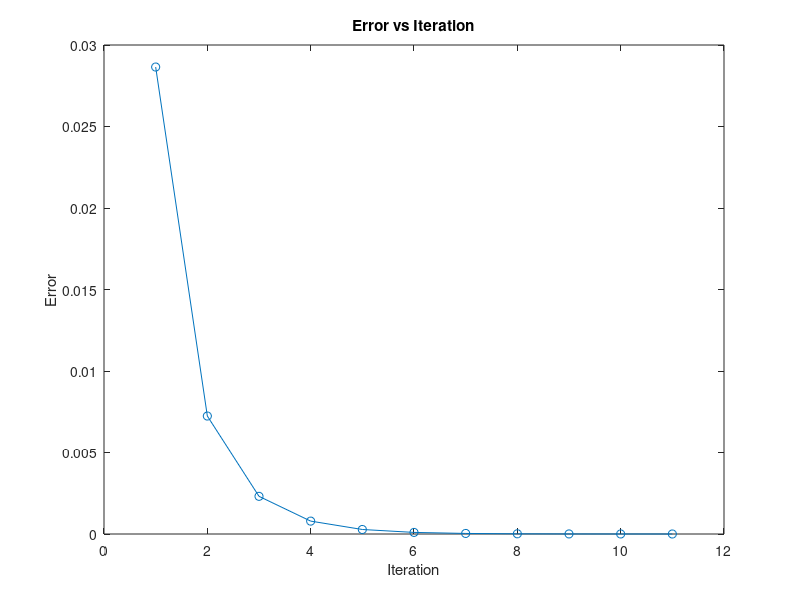

Recreate this plot in MATLAB.
R = 0.082054;
Pc = 40.2;
Pc_atm = Pc * 9.86923;
Tc = 419.6;
P = 21 * 9.86923;
T = 415;
omega = 0.182;

a = 0.42748 * R^2 * Tc^2 / Pc_atm;
b = 0.08664 * R * Tc / Pc_atm;
alpha = (1 + (0.48 + 1.574 * omega - 0.176 * omega^2) * (1 - sqrt(T / Tc)))^2;
a_alpha = a * alpha;

V = R * T / P;

tol = 1e-6;
error = 1;
max_iter = 1000;
iter = 0;

errors = [];

while error > tol && iter < max_iter
    iter = iter + 1;
    V_new = R * T / P + b - a_alpha / (P * (V + b));
    error = abs(V_new - V);
    errors = [errors, error];
    V = V_new;
end

fprintf('The specific volume of 1-butene is %g liter/mol\n', V);

figure;
plot(1:iter, errors, '-o');
xlabel('Iteration');
ylabel('Error');
title('Error vs Iteration');

